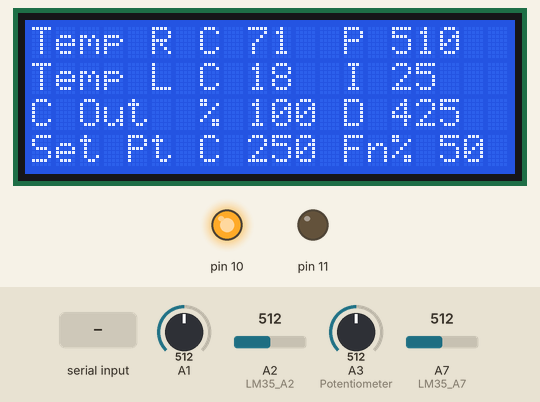
Bench run of a sketch on a simulated Arduino Nano, built with avr-gcc and run on an emulated ATmega328P. On the bench: 20×4 character LCD, output pins drawn as LEDs (lit = HIGH). Inputs (shaded band) come from the test bench; at power-on: A3 (Potentiometer) = 512, A1 = 512, A2 (LM35_A2) = 512, A7 (LM35_A7) = 512. What the sketch prints to the serial monitor is not drawn.

Above: at 1.3 s.
1.4 s: "Manual\n" received over Serial
At 3.3 s:
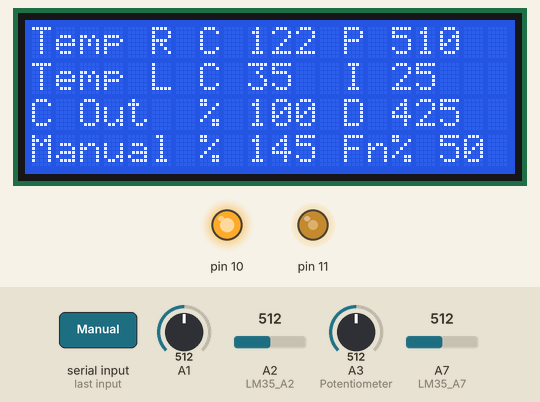
7.5 s: A3 (Potentiometer) set to 716
At 8.7 s:
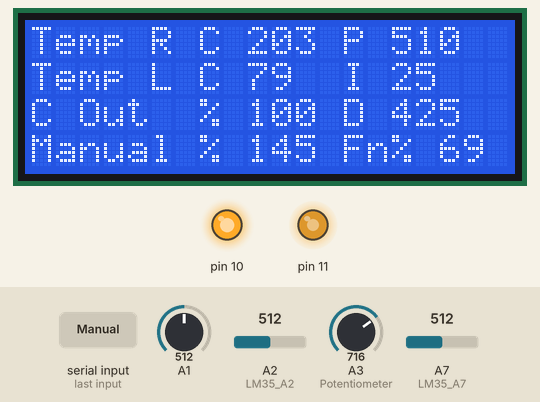
13.6 s: A1 set to 30
At 15.3 s:
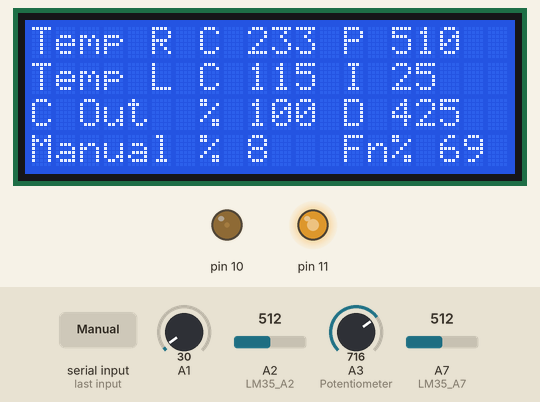
19.7 s: "Auto\n" received over Serial
At 21.9 s:
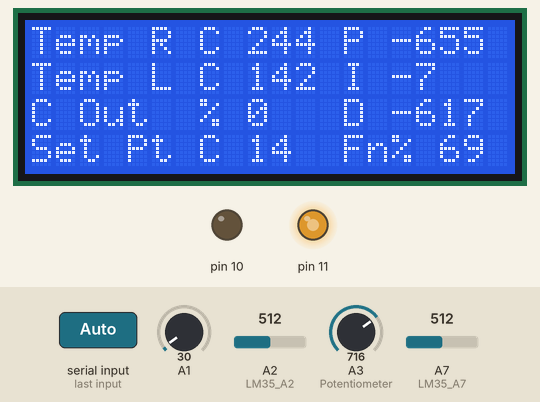
25.8 s: A3 (Potentiometer) set to 992
At 27.5 s:
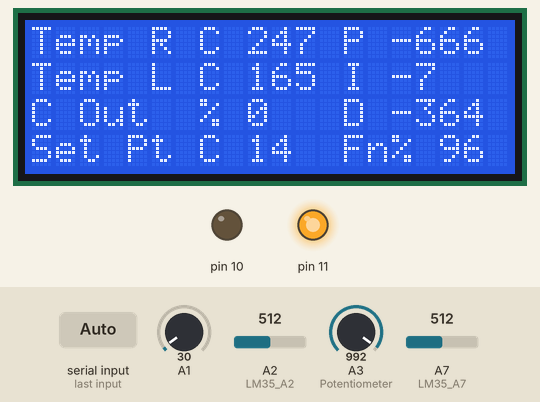
31.9 s: "LM35_2Slow\n" received over Serial
At 34.4 s:
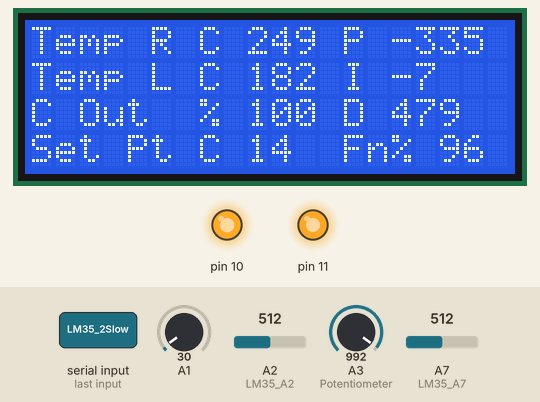
Timing chart, 0 to 36.6 s (numbered marks = the images above; inputs shaded):
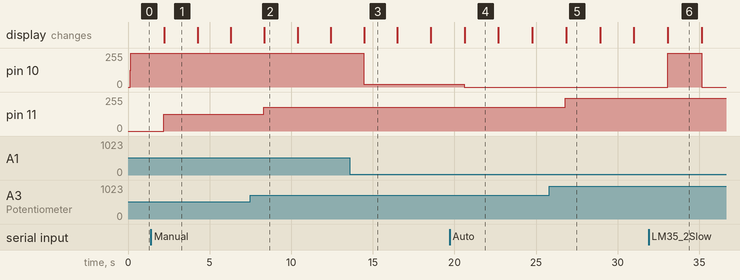

The sketch:

Temperature_Control__Code.ino
```cpp
#include <Wire.h>
#include <LiquidCrystal_I2C.h>
LiquidCrystal_I2C lcd(0x27, 20, 4); // I2C address 0x27, 20 , 4

//#define C_Variable TR_C_Filtered
float C_Variable;
float propBand;
float integralTime;
float derivativeTime;
bool LM35_1=true;
bool LM35_2;
bool Forward=false;
bool Reverse=true;
bool controlAction;
String command;

int tempLocal;// read from analog pin A0
int tempRemote;// read from analog pin A3
int potA1;// pot setting  from analog pin A1
int potA3;//pot setting  from analog pin A3


float TR_C;// Remote temperature in deg C, must be normalized in argument for PI Controller
float TL_C;//Local temperature in deg C
float TR_C_Filtered;
float TL_C_Filtered;

bool Auto=true;
bool Manual=false;

void LM35_A2();//Read the Remote LM35 on analog input A3 and display on LCD
void LM35_A7();//Read the Local LM35 on analog input A1 and display to LCD
void Potentiometer(bool action);// Read the potentiometer setting as an analog input and display as 0 to 100%
void printText();// Print static text to display
void SerialPlotter(int controllerOutput);

float PID_output(float process, float setpoint, float Prop, float Integ, float deriv, int Interval, bool action);
float SetpointGenerator();
float TR_C_filterFunction(float timeConstant, float processGain,float blockIn, float intervalTime);
float TL_C_filterFunction(float timeConstant, float processGain,float blockIn, float intervalTime);
float DerivativefilterFunction(float timeConstant, float processGain,float blockIn, float intervalTime);
void setup()
{
    lcd.init(); //initialize the lcd
    lcd.backlight(); //open the backlight

    //********** Set the PWM pins output.***********************
    pinMode(10, OUTPUT);
    pinMode(11, OUTPUT);
    //***********Serial Monitor*******************************
    Serial.begin(9600);
    //*******Print Static Text******************************

    printText();

    C_Variable=TR_C_Filtered;
    propBand = 7;
    integralTime=40;
    derivativeTime=10;
    //analogReference(INTERNAL);// Set to 1.1 volts

}
void loop()
{
    float heaterSetting;// Normalized PI Controller Set Point
    float contOutNorm;//Normalized PI Controller Output


     if (Serial.available())
    {
      command = Serial.readStringUntil('\n');
      command.trim();

      if (command.equals("Auto"))
      {
        Auto=true;
        Manual=false;
      }

      else if (command.equals("Manual"))
      {
        Manual =true;
        Auto=false;
      }

      else if (command.equals("LM35_1"))
      {
        LM35_1=true;
        LM35_2=false;
        propBand = 11.38;
        integralTime=43.4;
        derivativeTime=10.85;
      }
      else if (command.equals("LM35_1Fast"))
      {
        LM35_1=true;
        LM35_2=false;
        propBand = 3.5;
        integralTime=16;
        derivativeTime=4;
      }
      else if (command.equals("LM35_1Slow"))
      {
        LM35_1=true;
        LM35_2=false;
        propBand = 40;
        integralTime=100;
        derivativeTime=25;
      }
      else if (command.equals("LM35_2"))
      {
        LM35_2=true;
        LM35_1=false;
        propBand = 3.43;
        integralTime=98.6;
        derivativeTime=24.65;
      }
      else if (command.equals("LM35_2Fast"))
      {
        LM35_2=true;
        LM35_1=false;
        propBand = 1;
        integralTime=24;
        derivativeTime=6;
      }
      else if (command.equals("LM35_2Slow"))
      {
        LM35_2=true;
        LM35_1=false;
        propBand = 10;
        integralTime=250;
        derivativeTime=62.5;
      }


      else if (command.equals("Forward"))
      {
        Forward=true;
        Reverse=false;
      }

      else if (command.equals("Reverse"))
      {
        Forward=false;
        Reverse=true;
      }
      else
      {
      Serial.println("bad command");
      }
    Serial.print("Command: ");
    Serial.println(command);
   }

    //analogReference(INTERNAL);
    LM35_A7();// read LM35 connected to A7
    LM35_A2();// read LM35 connected to A2
    //********Manual Fan Speed Setting Code *********************
    //analogReference(DEFAULT);
    Potentiometer(controlAction);// manually set motor speed for OCR1B
    //*********End of Manual Speed Setting Code*****************

    //********PI Controller Code******************************
    if(Reverse==true)
    {
      controlAction =true;
    }
    else if(Forward==true)
    {
      controlAction=false;
    }
    if(LM35_1 ==true)
    {
     C_Variable=TR_C_Filtered;
    }
    else if (LM35_2==true)
    {
     C_Variable =TL_C_Filtered;
    }
    if(Auto==true )
    {
      heaterSetting=SetpointGenerator();// this establishes the PID Setpoint ... range is 0 to 110 deg C
      contOutNorm=PID_output(C_Variable/500, heaterSetting/500,propBand, integralTime, derivativeTime, 2000, controlAction); //normalized 0 to 1.0 of PID controller output ... PB=800, Tint = 32, Td=0, interval =100msec
      if (controlAction==true)
      {
      analogWrite(10,255*contOutNorm);// converts PID controller output toa PWM value
      }
      else if(controlAction==false)
      {
      analogWrite(11,255*contOutNorm);// converts PID controller output toa PWM value
      }

      lcd.setCursor(0, 3);
      lcd.print("Set Pt C ");
    }
    if (Manual==true )
     {
     potA1=analogRead(A1);
     if (controlAction==true)
      {
      analogWrite(10,((float)potA1/1023*255*2.90));// 2.90 added to compensate for 1.66 volts at top of pot
      } else if (controlAction==false)
      {
      analogWrite(11,((float)potA1/1023*255));
      }

    lcd.setCursor(9 , 3);
    lcd.print("    ");
    lcd.setCursor(9 , 3);
    lcd.print (int((float)potA1/1023*100*2.90));

     lcd.setCursor(0, 3);
     lcd.print("Manual % ");
    }
    //***********End of PID Controller Code*********************

    delay(2000);

    SerialPlotter(contOutNorm);//plot values on Serial plotter
}

void printText()
  {

  lcd.setCursor(0, 0);
  lcd.print("Temp R C ");
  lcd.setCursor(0, 1);
  lcd.print("Temp L C ");
  lcd.setCursor(0, 2);
  lcd.print("C Out  % ");
  lcd.setCursor(0, 3);
  lcd.print("Set Pt C  ");

  lcd.setCursor(13, 0);
  lcd.print("P ");
  lcd.setCursor(13, 1);
  lcd.print("I ");
  lcd.setCursor(13, 2);
  lcd.print("D ");
  lcd.setCursor(13, 3);
  lcd.print("Fn% ");
  }
void SerialPlotter(float controllerOutput)
{
   if (Auto==true & Manual==false)
      {
        Serial.print(150.0);//plot value of potA1, either Set Point or Manual
        Serial.print(",");
        Serial.print(0.0);//plot value of potA1, either Set Point or Manual
        Serial.print(",");
        Serial.print(((float)potA1*0.4887585));//plot value of potA1, either Set Point or Manual
        Serial.print(",");
        Serial.print(TR_C_Filtered);// Plot remote LM35 which is controlled variable 0 to 500
        Serial.print(",");
        Serial.println(TL_C_Filtered);// Plot 2'nd LM35 in thermal chamber 0 to 500
      }

   else if (Manual==true & Auto==false)
      {
        Serial.print(150.0);//plot value of potA1, either Set Point or Manual
        Serial.print(",");
        Serial.print(0.0);//plot value of potA1, either Set Point or Manual
        Serial.print(",");
        Serial.print(int((float)potA1*0.09775*2.90));//plot value of potA1, either Set Point or Manual
        Serial.print(",");
        Serial.print(TL_C_Filtered);// Plot remote LM35 which is controlled variable 0 to 500
        Serial.print(",");
        Serial.println(TR_C_Filtered);// Plot remote LM35 which is controlled variable 0 to 500

      }


      //Serial.println(100*controllerOutput);// Plot controller output 0 to 100%
      //Serial.println(",");
      //Serial.print(",");
      //Serial.print("tempRemote = ");
      //Serial.print(",");
      //Serial.println(tempRemote);// Plot remote LM35 which is controlled variable 0 to 110
      //Serial.print(",");
      //Serial.print("TR_C_Filtered = ");
      //Serial.print(",");

      //Serial.print(100*controllerOutput);// Plot controller output 0 to 100%
      //Serial.print(",");
      //Serial.print("tempLocal = ");
      //Serial.print(",");
      //Serial.println(tempLocal);
      //Serial.print(",");
      //Serial.print("TL_C_Filtered = ");
      //Serial.print(",");

      //Serial.print("potA1 =");//plot value of potA1, either Set Point or Manual
      //Serial.print(",");
      //Serial.println(potA1);


}
void LM35_A2()
{
  tempRemote=analogRead(A2);
  TR_C=(float)tempRemote*0.4887585;
  TR_C_Filtered=TR_C_filterFunction(5, 1.0,TR_C, 2000);//filter time constant is first argument                                                           in seconds

  lcd.setCursor(9, 0);
  lcd.print("    ");
  lcd.setCursor(9, 0);
  lcd.print((int)TR_C_Filtered);
}
void LM35_A7()
{
  tempLocal=analogRead(A7);
  TL_C= (float)tempLocal*0.4887585;
  TL_C_Filtered=TL_C_filterFunction(25, 1.0,TL_C, 2000 );

  lcd.setCursor(9, 1);
  lcd.print("    ");
  lcd.setCursor(9, 1);
  lcd.print((int)TL_C_Filtered);

}

void Potentiometer(bool action)// fan setting 0 to 100%
{
  float speedPercent;
  potA3=analogRead(A3);

  speedPercent=(float)potA3*100/1023;
  if (action==false)
  {
   analogWrite(10,speedPercent/100*255);
  } else if (action==true)
  {
   analogWrite(11,speedPercent/100*255);
  }

  lcd.setCursor(17, 3);
  lcd.print("   ");
  lcd.setCursor(17, 3);
  lcd.print ((int) (speedPercent));

}

float SetpointGenerator()// Set Point 0 to 110 dg C
{
  float setTemp;

  potA1=analogRead(A1);
  //if (potA1<=300)
  //{
    setTemp=(float)potA1*0.4887585;// generates a temp setpoint of 0 to 500 deg C
    //setTemp=(float)potA1*0.14174;// generates a temp setpoint of 0 to 145 deg C
    //.10826 is based upon pot voltage of 0 to 1.092 V or 1016 counts from A/D
    lcd.setCursor( 9, 3);
    lcd.print("    ");
    lcd.setCursor(9 , 3);
    lcd.print((int)setTemp);
    return setTemp;
  //} else
  /*{
    setTemp=146;
    lcd.setCursor( 9, 3);
    lcd.print("    ");
    lcd.setCursor(9 , 3);
    lcd.print((int)setTemp);
    return setTemp;
  }*/

}

float PID_output(float process, float setpoint, float Prop, float Integ, float deriv, int Interval, bool action)
{
float Er;
static float Olderror, Cont;
static int Limiter_Switch;
static float Integral;
float derivative;
float proportional;
float deltaT;
float filteredDerivative;
deltaT=float(Interval)/1000;
Limiter_Switch = 1;
//delay(Interval);  // Interval in msec is delta t in the integral and derivative  calculations

if (action==false)
  {
  Er = (process-setpoint);// forward or direct acting
  } else if (action==true)
  {
  Er=(setpoint-process); //reverse acting
  }

//Limiter switch turns integration OFF if controller is already at 100% output or 0% output
//Prevents integral windup, where controller keeps integrating when controller output can no longer
//affect the process.
// 1 is the interval time in seconds

if ((Cont >= 1 && Er > 0) || (Cont <= 0 && Er < 0) || (Integ >= 3600))
        Limiter_Switch = 0;
else
        Limiter_Switch = 1;

Integral = Integral + 100 / Prop / Integ * Er *deltaT * Limiter_Switch;// Integral calculator
derivative = 100 / Prop * deriv * (Er - Olderror) / deltaT;// Derivative calculator
filteredDerivative=DerivativefilterFunction(5, 1.0,derivative, 1000);
proportional = 100 / Prop * Er;// Proportional calculator

Cont = proportional + Integral + filteredDerivative;
Olderror = Er;// remember previous error for deriative calculator

if (Cont > 1) // limit controller output between 0.0 and 1.0 a normalized value
    Cont = 1;

if (Cont < 0)
    Cont = 0;
lcd.setCursor(9 , 2);
lcd.print("    ");
lcd.setCursor(9 , 2);
lcd.print((int)(Cont*100.0));

lcd.setCursor(15 , 0);
lcd.print("     ");
lcd.setCursor(15 , 0);
lcd.print((int)(proportional*100.0));
lcd.setCursor(15 , 1);
lcd.print("    ");
lcd.setCursor(15 , 1);
lcd.print((int)(Integral*100.0));

lcd.setCursor(15 , 2);
lcd.print("     ");
lcd.setCursor(15 , 2);
lcd.print((int)(filteredDerivative*100.0));
/*Serial.println(" ***************************************  ");
Serial.print("Error = ");
Serial.println(Er);
Serial.print("setpoint = ");
Serial.println(setpoint);
Serial.print("Process = ");
Serial.println(process);
Serial.print("Proportional = ");
Serial.println(proportional);
Serial.print("Intgral = ");
Serial.println(Integral);
Serial.print("Forward = ");
Serial.println(Forward);
Serial.print("Reverse = ");
Serial.println(Reverse);*/


return  Cont;
}

float TR_C_filterFunction(float timeConstant, float processGain,float blockIn, float intervalTime)
{
float static blockOut;
blockOut=blockOut+(intervalTime/1000/(timeConstant+intervalTime/1000))*(processGain*blockIn-blockOut);
return blockOut;
}

float TL_C_filterFunction(float timeConstant, float processGain,float blockIn, float intervalTime)
{
float static blockOut;
blockOut=blockOut+(intervalTime/1000/(timeConstant+intervalTime/1000))*(processGain*blockIn-blockOut);
return blockOut;
}

float DerivativefilterFunction(float timeConstant, float processGain,float blockIn, float intervalTime)
{
float static blockOut;
blockOut=blockOut+(intervalTime/1000/(timeConstant+intervalTime/1000))*(processGain*blockIn-blockOut);
return blockOut;
}
```

Measured:
- after the input at 1.4 s, the display: changes after 0.83 s (image 1)
- after the input at 7.5 s, pin 11: 127/255 → 178/255 after 0.83 s
- after the input at 13.6 s, pin 10: 255/255 → 21/255 after 0.86 s
- after the input at 19.7 s, pin 10: 21/255 → 0/255 after 0.92 s; the display: changes after 0.93 s (image 4)
- after the input at 25.8 s, pin 11: 178/255 → 247/255 after 0.99 s
- after the input at 31.9 s, pin 10: 0/255 → 255/255 after 1.2 s, → 0/255 2.1 s later
- what the display in image 1 shows lasts 2.1 s, from 2.2 s to 4.3 s
